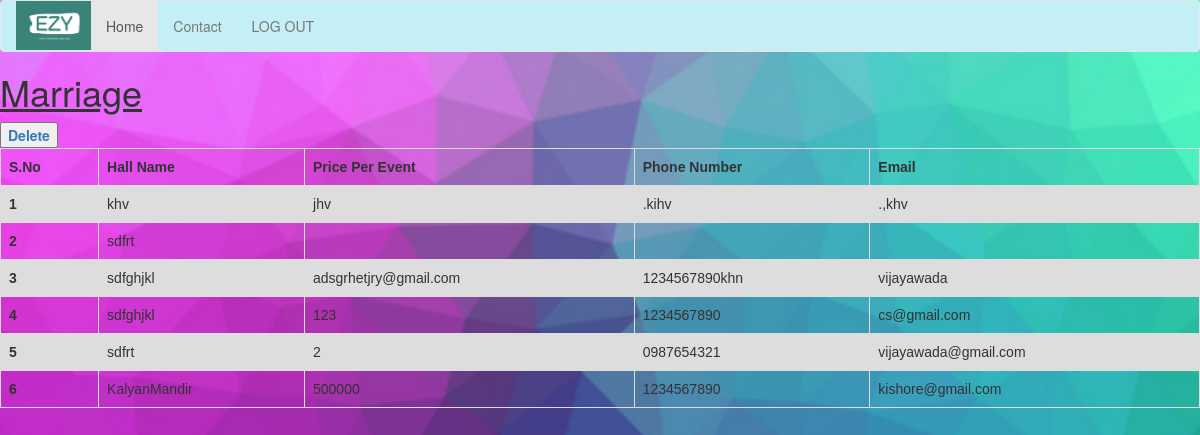
Page /dh3/ (signed in) on the committed database.
### sdp/models.py (models this page shows)
class marriage(models.Model):
    username=models.CharField(max_length=200)
    hall1=models.CharField(max_length=200)
    halladd1=models.CharField(max_length=200)
    city1=models.CharField(max_length=200)
    zip1=models.CharField(max_length=200)
    pricepe1=models.CharField(max_length=200)
    capacity1=models.CharField(max_length=200)
    phno1=models.CharField(max_length=200)
    email1=models.CharField(max_length=200)

### sdp/views.py (the view)
# urls.py: path('dh3/', views.dh3, name='dh3'),
def dh3(request):
    if request.user.is_authenticated:
        username = request.user.username
        ells = marriage.objects.filter(username=username)
        con = {'e': ells}
        return render(request, 'dhist3.html', con)
    return redirect('/')

### templates/dhist3.html (shortened to what this page needs)
{% extends 'index2.html' %}
{% block body %}
<head>
</head>
  <body background="/static/images/log.png"  style="background-size:cover;" >
     <div>
  <div align="left">
<h1><u>Marriage</u></h1>
      <a href="http://127.0.0.1:8000/mardel/"><button type="Delete" ><b>Delete</b></button></a>
  </div>
<table id="marriage" border="1" cellspacing="0">
  <tr>
      <th>S.No</th>
    <th>Hall Name</th>
       <th>Price Per Event</th>
      <th>Phone Number</th>
      <th>Email</th>
  </tr>
  <body>
  {% for i in e %}
  <tr>
    <th scope="row">{{forloop.counter}}</th>
      <td>{{i.hall1}}</td>
      <td>{{i.pricepe1}}</td>
      <td>{{i.phno1}}</td>
      <td>{{i.email1}}</td>
  </tr>
  {% endfor %}
</body>
</table>
  </div>
</body>
</html>
{% endblock %}

### templates/index2.html (shortened to what this page needs)
<!DOCTYPE html>
<html lang="en">
<head>
    <link rel="stylesheet" href="https://maxcdn.bootstrapcdn.com/bootstrap/3.4.1/css/bootstrap.min.css">
</head>
<body>
<div>
<nav class="navbar navbar-default" style="background-color: #c5eff7">
  <div class="container-fluid">
    <div class="navbar-header">
      <a class="nb" href="/base2" ><img src="/static/images/logo.png" width="75px" left="5px" ></a>
    </div>
    <ul class="nav navbar-nav">
      <li class="active"><a href="/base2">Home</a></li>
      <li><a href="/dcontact">Contact</a></li>
      <li><a href="/logout">LOG OUT</a></li>
    </ul>
  </div>
</nav>
</div>
{% block body %}
{% endblock %}
</body>
</html>

### templates/dhist3.html (style rules this page uses)
table { font-family: arial, sans-serif; border-collapse: collapse; width: 100%; }
td, th { border: 1px solid #dddddd; text-align: left; padding: 8px; }
tr:nth-child(even) { background-color: #dddddd; }

### rows in the picture
marriage: hall1 "khv", pricepe1 "jhv", phno1 ".kihv", email1 ".,khv"
marriage: hall1 "sdfrt"
marriage: hall1 "sdfghjkl", pricepe1 "adsgrhetjry@gmail.com", phno1 "1234567890khn", email1 "vijayawada"
marriage: hall1 "sdfghjkl", pricepe1 "123", phno1 "1234567890", email1 "cs@gmail.com"
marriage: hall1 "sdfrt", pricepe1 "2", phno1 "0987654321", email1 "vijayawada@gmail.com"
marriage: hall1 "KalyanMandir", pricepe1 "500000", phno1 "1234567890", email1 "kishore@gmail.com"
